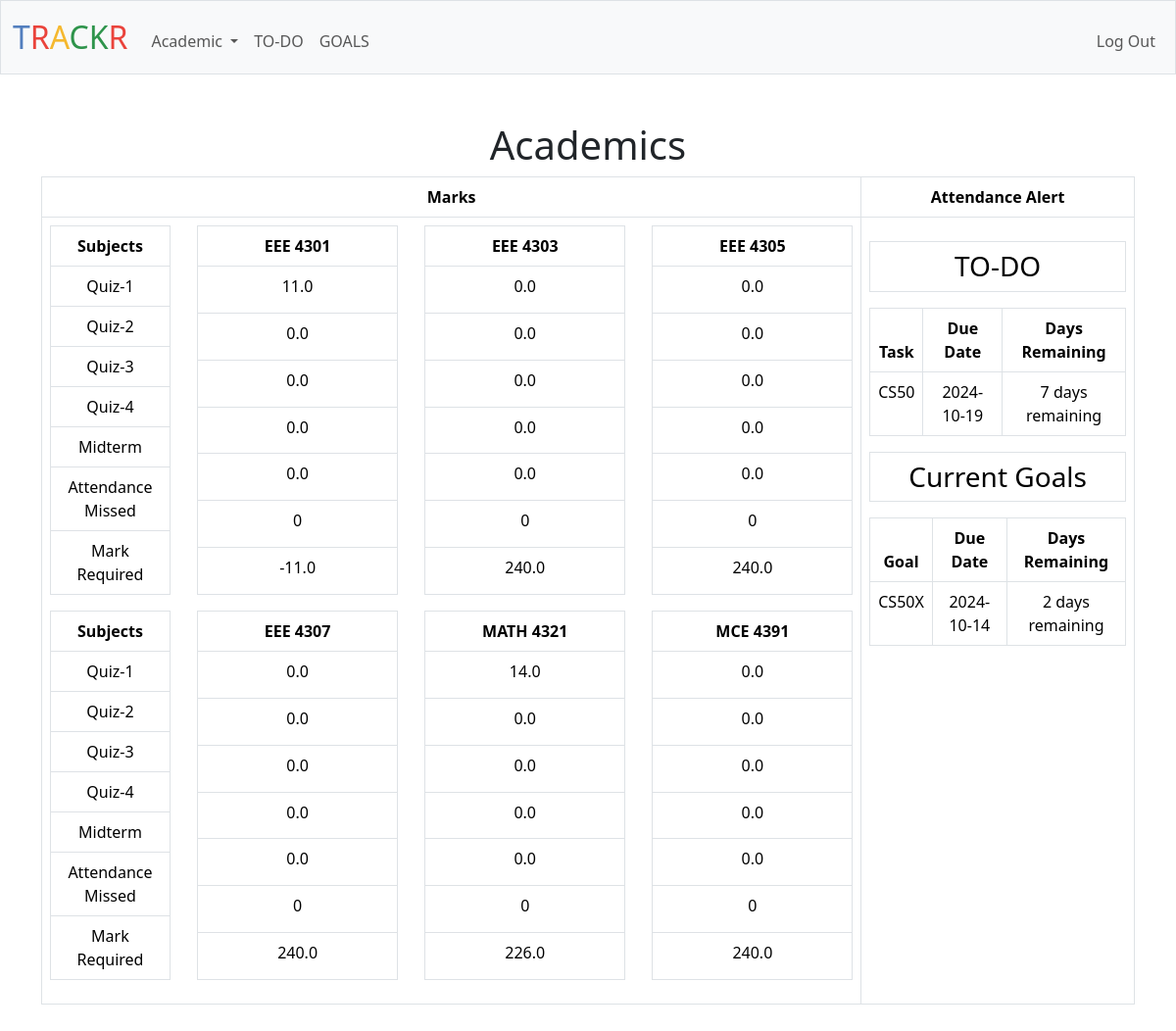
The app's page / (signed in) with its own data.
### tables this page shows
CREATE TABLE EEE_4301 (student_id INTEGER, quiz1 REAL DEFAULT 0, quiz2 REAL DEFAULT 0, quiz3 REAL DEFAULT 0, quiz4 REAL DEFAULT 0, midterm REAL DEFAULT 0, missing_attendance INTEGER DEFAULT 0, credit INTEGER, FOREIGN KEY(student_id) REFERENCES students(id));

CREATE TABLE EEE_4303 (student_id INTEGER, quiz1 REAL DEFAULT 0, quiz2 REAL DEFAULT 0, quiz3 REAL DEFAULT 0, quiz4 REAL DEFAULT 0, midterm REAL DEFAULT 0, missing_attendance INTEGER DEFAULT 0, credit INTEGER, FOREIGN KEY(student_id) REFERENCES students(id));

CREATE TABLE EEE_4305 (student_id INTEGER, quiz1 REAL DEFAULT 0, quiz2 REAL DEFAULT 0, quiz3 REAL DEFAULT 0, quiz4 REAL DEFAULT 0, midterm REAL DEFAULT 0, missing_attendance INTEGER DEFAULT 0, credit INTEGER, FOREIGN KEY(student_id) REFERENCES students(id));

CREATE TABLE EEE_4307 (student_id INTEGER, quiz1 REAL DEFAULT 0, quiz2 REAL DEFAULT 0, quiz3 REAL DEFAULT 0, quiz4 REAL DEFAULT 0, midterm REAL DEFAULT 0, missing_attendance INTEGER DEFAULT 0, credit INTEGER, FOREIGN KEY(student_id) REFERENCES students(id));

CREATE TABLE MATH_4321 (student_id INTEGER, quiz1 REAL DEFAULT 0, quiz2 REAL DEFAULT 0, quiz3 REAL DEFAULT 0, quiz4 REAL DEFAULT 0, midterm REAL DEFAULT 0, missing_attendance INTEGER DEFAULT 0, credit INTEGER, FOREIGN KEY(student_id) REFERENCES students(id));

CREATE TABLE MCE_4391 (student_id INTEGER, quiz1 REAL DEFAULT 0, quiz2 REAL DEFAULT 0, quiz3 REAL DEFAULT 0, quiz4 REAL DEFAULT 0, midterm REAL DEFAULT 0, missing_attendance INTEGER DEFAULT 0, credit INTEGER, FOREIGN KEY(student_id) REFERENCES students(id));

### app.py (the view)
@app.route("/")
@login_required
def index():
    student_id = session["user_id"]
    subjects_json = db.execute("SELECT subjects FROM students WHERE id = ?", student_id)[0]["subjects"]
    subjects = json.loads(subjects_json)
    subjects_info = []
    for subject in subjects:
        sanitized_subject = re.sub(r'\W+', '_', subject)
        subject_info = db.execute(f"SELECT quiz1, quiz2, quiz3, quiz4, midterm, missing_attendance, credit FROM {sanitized_subject} WHERE student_id = ?", student_id)[0]
        subjects_info.append({"name": subject, "info": subject_info})
    goals_json = db.execute("SELECT goals FROM students WHERE id = ?", session["user_id"])[0]["goals"]
    tasks_json = db.execute("SELECT todos FROM students WHERE id = ?", session["user_id"])
    if goals_json:
        goals=json.loads(goals_json)
    else:
        goals=[]
    if tasks_json and tasks_json[0]["todos"]:
        tasks = json.loads(tasks_json[0]["todos"])
    else:
        tasks = []
    return render_template("index.html", subjects=subjects_info, goals=goals,tasks=tasks)

### app.py (called while the page is built)
@app.after_request
def after_request(response):
    response.headers["Cache-Control"] = "no-cache, no-store, must-revalidate"
    response.headers["Expires"] = 0
    response.headers["Pragma"] = "no-cache"
    return response

### helpers.py (called while the page is built)
def login_required(f):
    @wraps(f)
    def decorated_function(*args, **kwargs):
        if session.get("user_id") is None:
            return redirect("/login")
        return f(*args, **kwargs)
    return decorated_function

def days_until(target_date_str):
    today = date.today()
    try:
        target_date = datetime.strptime(target_date_str, "%Y-%m-%d").date()
        delta = target_date - today
        return delta.days
    except ValueError:
        return 0

### templates/index.html (shortened to what this page needs)
{% extends "layout.html" %}
{% block main %}
<h1>Academics</h1>
<table class="table table-bordered">
  <thead class="thead-dark">
    <tr>
      <th style="width: 75%;">Marks</th>
      <th style="width: 25%;">Attendance Alert</th>
    </tr>
  </thead>
  <tbody>
    <tr>
      <td style="width: 75%;">
        <div class="d-flex justify-content-between flex-wrap">
          <table class="table table-bordered mb-3" style="width: 15%;">
            <thead class="thead-light">
              <tr>
                <th>Subjects</th>
              </tr>
            </thead>
            <tbody>
              <tr><td>Quiz-1</td></tr>
              <tr><td>Quiz-2</td></tr>
              <tr><td>Quiz-3</td></tr>
              <tr><td>Quiz-4</td></tr>
              <tr><td>Midterm</td></tr>
              <tr><td>Attendance Missed</td></tr>
              <tr><td>Mark Required</td></tr>
            </tbody>
          </table>
          {% for subject in subjects %}
          <table class="table table-bordered mb-3" style="width: 25%;">
            <thead class="thead-light">
              <tr>
                <th>{{ subject.name }}</th>
              </tr>
            </thead>
            <tbody>
              {% set values = subject['info'].values() | list %}
              {% set quiz = values[:4] | sort(reverse=True) %}
              {% set marks = quiz[:3] | sum + values[4] %}
              {% for value in values[:-1] %}
              <tr>
                <td>{{ value }}</td>
              </tr>
              {% endfor %}
              <tr>
                <td>{{ values[-1] * 80 - marks }}</td>
              </tr>
            </tbody>
          </table>
          {% if loop.index % 3 == 0 and loop.index < subjects | length %}
          </div>
          <div class="d-flex justify-content-between flex-wrap">
            <table class="table table-bordered mb-3" style="width: 15%;">
              <thead class="thead-light">
                <tr>
                  <th>Subjects</th>
                </tr>
              </thead>
              <tbody>
                <tr><td>Quiz-1</td></tr>
                <tr><td>Quiz-2</td></tr>
                <tr><td>Quiz-3</td></tr>
                <tr><td>Quiz-4</td></tr>
                <tr><td>Midterm</td></tr>
                <tr><td>Attendance Missed</td></tr>
                <tr><td>Mark Required</td></tr>
              </tbody>
            </table>
          {% endif %}
          {% endfor %}
        </div>
      </td>
      <td style="width: 25%;">
        <h3 class="border p-2 my-3 text-center">TO-DO</h3>
        <table class="table table-bordered">
          <thead>
            <tr>
              <th>Task</th>
              <th>Due Date</th>
              <th>Days Remaining</th>
            </tr>
          </thead>
          <tbody>
            {% for task in tasks %}
            <tr>
              <td>{{ task['todo'] }}</td>
              <td>{{ task['time_limit'] }}</td>
              {% set days_remaining = task['time_limit']|days_until %}
              {% if days_remaining < 0 %}
              <td class="text-danger">Time Limit Expired {{ days_remaining|abs }} days ago</td>
              {% else %}
              <td>{{ days_remaining }} days remaining</td>
              {% endif %}
            </tr>
            {% endfor %}
          </tbody>
        </table>
        <h3 class="border p-2 my-3 text-center">Current Goals</h3>
        <table class="table table-bordered">
          <thead>
            <tr>
              <th>Goal</th>
              <th>Due Date</th>
              <th>Days Remaining</th>
            </tr>
          </thead>
          <tbody>
            {% for goal in goals %}
            <tr>
              <td>{{ goal.goal }}</td>
              <td>{{ goal.time }}</td>
              {% set days_remaining = goal.time | days_until %}
              {% if days_remaining < 0 %}
              <td class="text-danger">Time Limit Expired {{ days_remaining | abs }} days ago</td>
              {% else %}
              <td>{{ days_remaining }} days remaining</td>
              {% endif %}
            </tr>
            {% endfor %}
          </tbody>
        </table>
      </td>
    </tr>
  </tbody>
</table>
{% endblock %}

### templates/layout.html (shortened to what this page needs)
<!DOCTYPE html>
<html lang="en">
<head>
    <link href="https://cdn.jsdelivr.net/npm/bootstrap@5.3.3/dist/css/bootstrap.min.css" rel="stylesheet">
    <link href="/static/styles.css" rel="stylesheet">
</head>
    <body>
        <nav class="bg-light border navbar navbar-expand-md navbar-light">
            <div class="container-fluid">
                <a class="navbar-brand" href="/"><span class="blue">T</span><span class="red">R</span><span class="yellow">A</span><span class="green">CK</span><span class="red">R</span></a>
                <div class="collapse navbar-collapse" id="navbar">
                    {% if session["user_id"] %}
                        <ul class="navbar-nav me-auto mt-2">
                            <li class="nav-item dropdown">
                                <a class="nav-link dropdown-toggle" href="#" id="academicDropdown" role="button" data-bs-toggle="dropdown" aria-expanded="false">
                                    Academic
                                </a>
                            </li>
                          <li class="nav-item"><a class="nav-link" href="/todo">TO-DO</a></li>
                            <li class="nav-item"><a class="nav-link" href="/goals">GOALS</a></li>
                        </ul>
                        <ul class="navbar-nav ms-auto mt-2">
                            <li class="nav-item"><a class="nav-link" href="/logout">Log Out</a></li>
                        </ul>
                    {% else %}
                        <ul class="navbar-nav ms-auto mt-2">
                            <li class="nav-item"><a class="nav-link" href="/register">Register</a></li>
                            <li class="nav-item"><a class="nav-link" href="/login">Log In</a></li>
                        </ul>
                    {% endif %}
                </div>
            </div>
        </nav>
        <main class="container py-5 text-center">
            {% block main %}{% endblock %}
        </main>
    </body>
</html>

### static/styles.css (style rules this page uses)
nav .navbar-brand { font-size: xx-large; }
nav .navbar-brand .blue { color: #537fbe; }
nav .navbar-brand .red { color: #ea433b; }
nav .navbar-brand .yellow { color: #f5b82e; }
nav .navbar-brand .green { color: #2e944b; }

### records on screen
EEE_4301: quiz1 "11.0", quiz2 "0.0", quiz3 "0.0", quiz4 "0.0", midterm "0.0", values[-1]*80-marks "-11.0"
EEE_4303: quiz1 "0.0", quiz2 "0.0", quiz3 "0.0", quiz4 "0.0", midterm "0.0", values[-1]*80-marks "240.0"
EEE_4305: quiz1 "0.0", quiz2 "0.0", quiz3 "0.0", quiz4 "0.0", midterm "0.0", values[-1]*80-marks "240.0"
EEE_4307: quiz1 "0.0", quiz2 "0.0", quiz3 "0.0", quiz4 "0.0", midterm "0.0", values[-1]*80-marks "240.0"
MATH_4321: quiz1 "14.0", quiz2 "0.0", quiz3 "0.0", quiz4 "0.0", midterm "0.0", values[-1]*80-marks "226.0"
MCE_4391: quiz1 "0.0", quiz2 "0.0", quiz3 "0.0", quiz4 "0.0", midterm "0.0", values[-1]*80-marks "240.0"

### other values on screen
{{ subject.name }} "EEE 4301" "EEE 4303" "EEE 4305" "EEE 4307" "MATH 4321" "MCE 4391"
{{ value }} "0" "0" "0" "0" "0" "0"
{{ task['todo'] }} "CS50"
{{ task['time_limit'] }} "2024-10-19"
{{ days_remaining }} "7"
{{ goal.goal }} "CS50X"
{{ goal.time }} "2024-10-14"
{{ days_remaining }} "2"
